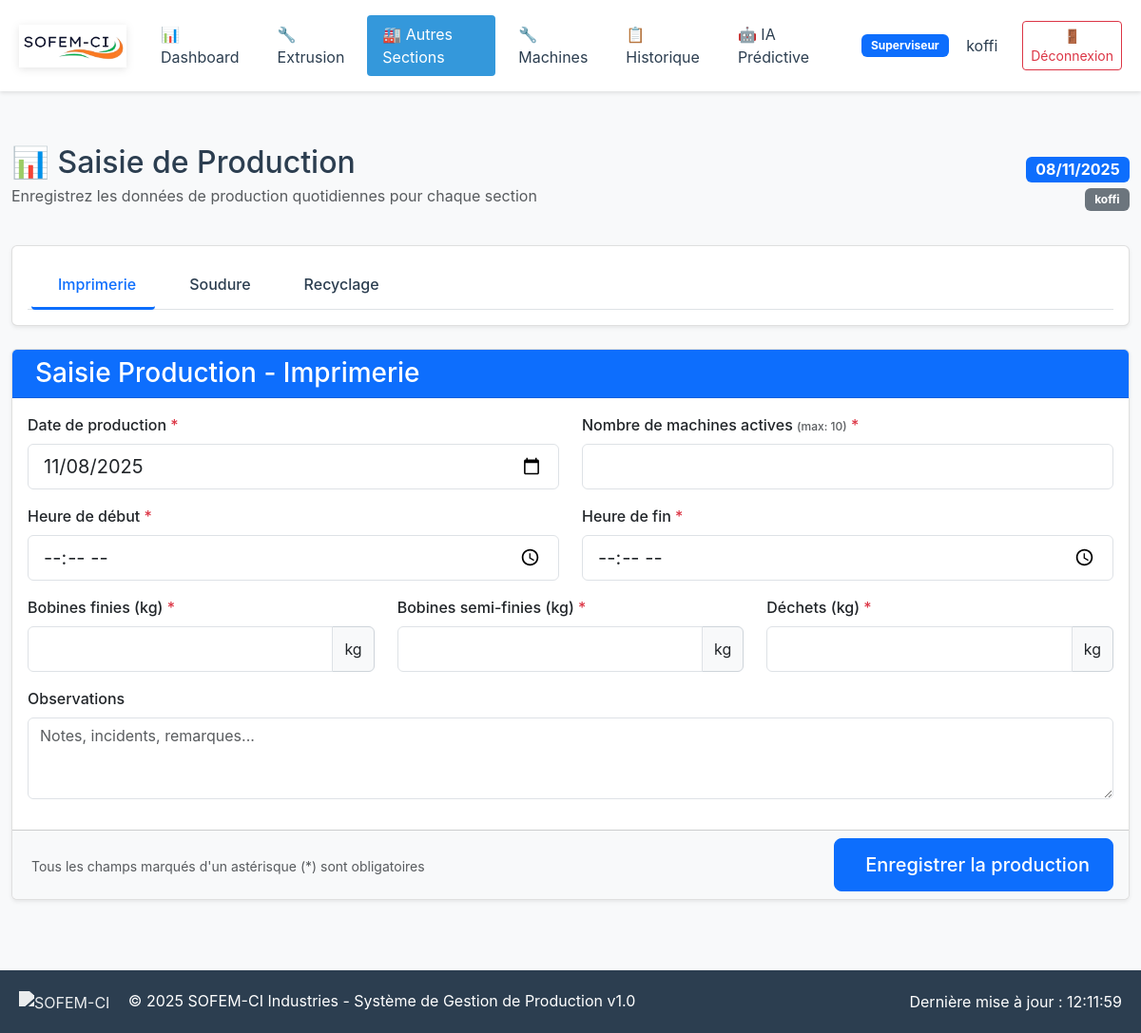
The app's page /saisie/sections/ (signed in) with its own data.
### sofemci/models/users.py (models this page shows, shortened)
class CustomUser(AbstractUser):
    ROLES = [
        ('admin', 'Administrateur'),
        ('chef_extrusion', 'Chef Zone Extrusion'),
        ('chef_soudure', 'Chef Zone Soudure'),
        ('chef_imprimerie', 'Chef Zone Imprimerie'),
        ('chef_recyclage', 'Chef Zone Recyclage'),
        ('superviseur', 'Superviseur'),
        ('direction', 'Direction'),
    ]
    role = models.CharField(max_length=20, choices=ROLES, default='superviseur')
    telephone = models.CharField(max_length=20, blank=True)
    date_embauche = models.DateField(null=True, blank=True)
    actif = models.BooleanField(default=True)
    class Meta:
        verbose_name = "Utilisateur"
        verbose_name_plural = "Utilisateurs"

### sofemci/views/production.py (the view, shortened to what this page needs)
# urls.py: path('saisie/sections/', views.saisie_sections_view, name='saisie_sections'),
@login_required
def saisie_sections_view(request):
    user_sections = []
    if request.user.role == 'chef_imprimerie' or request.user.role in ['superviseur', 'admin']:
        user_sections.append('imprimerie')
    if request.user.role == 'chef_soudure' or request.user.role in ['superviseur', 'admin']:
        user_sections.append('soudure')
    if request.user.role == 'chef_recyclage' or request.user.role in ['superviseur', 'admin']:
        user_sections.append('recyclage')
    if not user_sections:
        messages.error(request, 'Accès refusé.')
        return redirect('dashboard')
    success_message = None
    form_imprimerie = ProductionImprimerieForm() if 'imprimerie' in user_sections else None
    form_soudure = ProductionSoudureForm() if 'soudure' in user_sections else None
    form_recyclage = ProductionRecyclageForm() if 'recyclage' in user_sections else None
    context = {
        'today': timezone.now().date(),
        'user_sections': user_sections,
        'form_imprimerie': form_imprimerie,
        'form_soudure': form_soudure,
        'form_recyclage': form_recyclage,
        'equipes': Equipe.objects.all(),
    }
    return render(request, 'saisie_sections.html', context)

### templates/saisie_sections.html (shortened to what this page needs)
{% extends 'base.html' %}
{% load static %}
{% block content %}
<div class="container-fluid py-4">
    <div class="d-flex justify-content-between align-items-center mb-4">
        <div>
            <h1 class="h2 mb-1">📊 Saisie de Production</h1>
            <p class="text-muted">Enregistrez les données de production quotidiennes pour chaque section</p>
        </div>
        <div class="text-end">
            <span class="badge bg-primary fs-6">{{ today|date:"d/m/Y" }}</span>
            <div class="mt-1">
                <span class="badge bg-secondary">{{ request.user.get_full_name|default:request.user.username }}</span>
            </div>
        </div>
    </div>
    <div class="card mb-4">
        <div class="card-body py-3">
            <ul class="nav nav-tabs nav-tabs-custom" id="sectionTabs" role="tablist">
                <li class="nav-item" role="presentation">
                    <button class="nav-link active" id="imprimerie-tab" data-bs-toggle="tab"
                            data-bs-target="#imprimerie" type="button" role="tab">
                        Imprimerie
                    </button>
                </li>
                <li class="nav-item" role="presentation">
                    <button class="nav-link" id="soudure-tab" data-bs-toggle="tab"
                            data-bs-target="#soudure" type="button" role="tab">
                        Soudure
                    </button>
                </li>
                <li class="nav-item" role="presentation">
                    <button class="nav-link" id="recyclage-tab" data-bs-toggle="tab"
                            data-bs-target="#recyclage" type="button" role="tab">
                        Recyclage
                    </button>
                </li>
            </ul>
        </div>
    </div>
    <div class="tab-content" id="sectionTabsContent">
        <div class="tab-pane fade show active" id="imprimerie" role="tabpanel">
            <div class="card">
                <div class="card-header bg-primary text-white">
                    <h3 class="card-title mb-0">
                        Saisie Production - Imprimerie
                    </h3>
                </div>
                <form method="post" class="production-form">
                    <div class="card-body">
                        <div class="row">
                            <div class="col-md-6">
                                <div class="mb-3">
                                    <label for="imprimerie_date" class="form-label">Date de production</label>
                                    <input type="date" id="imprimerie_date" name="date_production"
                                           value="{{ today|date:'Y-m-d' }}" required
                                           class="form-control form-control-lg">
                                </div>
                            </div>
                            <div class="col-md-6">
                                <div class="mb-3">
                                    <label for="imprimerie_machines" class="form-label">
                                        Nombre de machines actives
                                        <span class="text-muted small">(max: 10)</span>
                                    </label>
                                    <input type="number" id="imprimerie_machines" name="nombre_machines_actives"
                                           min="0" max="10" required
                                           class="form-control form-control-lg">
                                </div>
                            </div>
                        </div>
                        <div class="row">
                            <div class="col-md-6">
                                <div class="mb-3">
                                    <label for="imprimerie_debut" class="form-label">Heure de début</label>
                                    <input type="time" id="imprimerie_debut" name="heure_debut" required
                                           class="form-control form-control-lg">
                                </div>
                            </div>
                            <div class="col-md-6">
                                <div class="mb-3">
                                    <label for="imprimerie_fin" class="form-label">Heure de fin</label>
                                    <input type="time" id="imprimerie_fin" name="heure_fin" required
                                           class="form-control form-control-lg">
                                </div>
                            </div>
                        </div>
                        <div class="row">
                            <div class="col-md-4">
                                <div class="mb-3">
                                    <label for="imprimerie_finis" class="form-label">
                                        Bobines finies (kg)
                                    </label>
                                    <div class="input-group">
                                        <input type="number" id="imprimerie_finis"
                                               name="production_bobines_finies_kg"
                                               step="0.01" min="0" required
                                               class="form-control form-control-lg">
                                        <span class="input-group-text">kg</span>
                                    </div>
                                </div>
                            </div>
                            <div class="col-md-4">
                                <div class="mb-3">
                                    <label for="imprimerie_semi" class="form-label">
                                        Bobines semi-finies (kg)
                                    </label>
                                    <div class="input-group">
                                        <input type="number" id="imprimerie_semi"
                                               name="production_bobines_semi_finies_kg"
                                               step="0.01" min="0" required
                                               class="form-control form-control-lg">
                                        <span class="input-group-text">kg</span>
                                    </div>
                                </div>
                            </div>
                            <div class="col-md-4">
                                <div class="mb-3">
                                    <label for="imprimerie_dechets" class="form-label">
                                        Déchets (kg)
                                    </label>
                                    <div class="input-group">
                                        <input type="number" id="imprimerie_dechets" name="dechets_kg"
                                               step="0.01" min="0" required
                                               class="form-control form-control-lg">
                                        <span class="input-group-text">kg</span>
                                    </div>
                                </div>
                            </div>
                        </div>
                        <div class="mb-3">
                            <label for="imprimerie_observations" class="form-label">Observations</label>
                            <textarea id="imprimerie_observations" name="observations" rows="3"
                                      class="form-control" placeholder="Notes, incidents, remarques..."></textarea>
                        </div>
                    </div>
                    <div class="card-footer bg-light">
                        <div class="d-flex justify-content-between align-items-center">
                            <div class="form-text">
                                Tous les champs marqués d'un astérisque (*) sont obligatoires
                            </div>
                            <button type="submit" class="btn btn-primary btn-lg">
                                Enregistrer la production
                            </button>
                        </div>
                    </div>
                </form>
            </div>
        </div>
    </div>
</div>
{% endblock %}

### templates/base.html (shortened to what this page needs)
{% load static %}
<!DOCTYPE html>
<html lang="fr">
<head>
    <link href="https://cdn.jsdelivr.net/npm/bootstrap@5.3.0/dist/css/bootstrap.min.css" rel="stylesheet">
</head>
<body class="{% block body_class %}{% endblock %}">
   {% if user.is_authenticated %}
<nav class="navbar">
    <div class="container">
        <div class="d-flex justify-content-between align-items-center w-100">
            <div>
                <a href="{% url 'dashboard' %}" class="navbar-brand">
                    <img src="{% static 'img/logo_sofem_ci.jpeg' %}" alt="SOFEM-CI Logo" class="navbar-logo">
                </a>
            </div>
            <div class="d-flex align-items-center">
                <div class="nav-menu d-flex">
                    <a href="{% url 'dashboard' %}" class="nav-link {% if request.resolver_match.url_name == 'dashboard' %}active{% endif %}">
                        📊 Dashboard
                    </a>
                    {% if user.role in 'chef_extrusion,superviseur,admin' %}
                    <a href="{% url 'saisie_extrusion' %}" class="nav-link {% if request.resolver_match.url_name == 'saisie_extrusion' %}active{% endif %}">
                        🔧 Extrusion
                    </a>
                    {% endif %}
                    {% if user.role in 'chef_imprimerie,chef_soudure,chef_recyclage,superviseur,admin' %}
                    <a href="{% url 'saisie_sections' %}" class="nav-link {% if request.resolver_match.url_name == 'saisie_sections' %}active{% endif %}">
                        🏭 Autres Sections
                    </a>
                    {% endif %}
                    {% if user.role in 'superviseur,admin' %}
                    <a href="{% url 'machines_list' %}" class="nav-link {% if 'machine' in request.resolver_match.url_name %}active{% endif %}">
                        🔧 Machines
                    </a>
                    {% endif %}
                    <a href="{% url 'historique' %}" class="nav-link {% if request.resolver_match.url_name == 'historique' %}active{% endif %}">
                        📋 Historique
                    </a>
                    {% if user.role in 'superviseur,admin,direction' %}
                    <a href="{% url 'dashboard_ia' %}" class="nav-link">
                      🤖 IA Prédictive
                    </a>
                    {% endif %}
                </div>
                <div class="ms-4 user-info">
                    <span class="badge bg-primary">{{ user.get_role_display|default:user.role }}</span>
                    <span class="ms-2">{{ user.get_full_name|default:user.username }}</span>
                    <a href="{% url 'logout' %}" class="btn btn-sm btn-outline-danger ms-3">
                        🚪 Déconnexion
                    </a>
                </div>
            </div>
        </div>
    </div>
</nav>
{% endif %}
    <main class="{% if user.is_authenticated %}main-content{% else %}auth-main{% endif %}">
        {% block content %}{% endblock %}
    </main>
    {% if user.is_authenticated %}
        <footer class="main-footer">
            <div class="footer-content">
                <div class="footer-left">
                    <img src="{% static 'images/logo-sofem-ci.png' %}" alt="SOFEM-CI" class="footer-logo">
                    <span>&copy; 2025 SOFEM-CI Industries - Système de Gestion de Production v1.0</span>
                </div>
                <div class="footer-right">
                    <span id="last-update">Dernière mise à jour : {{ "now"|date:"H:i:s" }}</span>
                </div>
            </div>
        </footer>
    {% endif %}
</body>
</html>

### records on screen
CustomUser: role "Superviseur", get_full_name "koffi", user.get_full_name "koffi"
